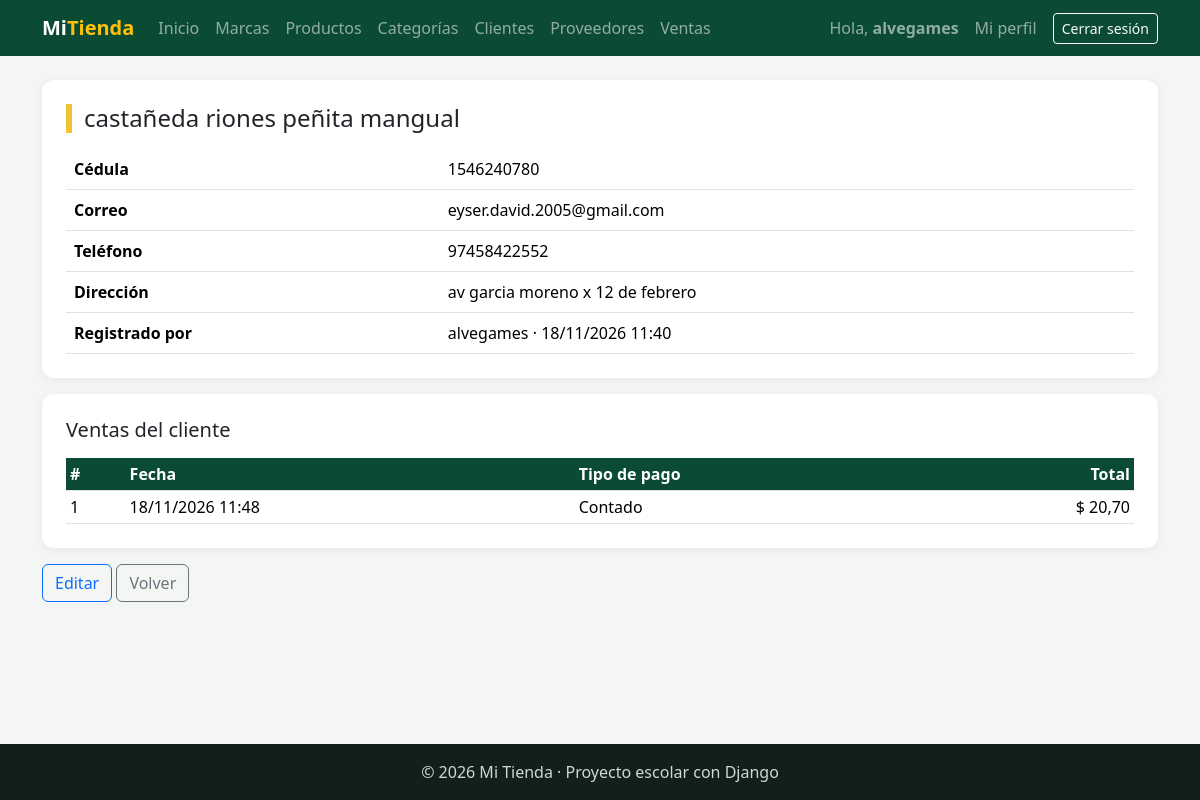
/facturacion/clientes/1/ (signed in), run on the app's committed database.
### facturacion/models.py (models this page shows, shortened)
class ModeloBase(models.Model):
    user = models.ForeignKey(                    # 1:N con User: un usuario registra muchos registros
        User,
        on_delete=models.SET_NULL,               # Si borran al usuario, el registro se queda con user vacío
        null=True,                               # SET_NULL necesita que la columna acepte NULL
        blank=True,
        editable=False,                          # No aparece en formularios: lo llena la VISTA, no la persona
        related_name="%(class)s_registrados",    # %(class)s = nombre del modelo → user.producto_registrados
        verbose_name="Registrado por",
    )
    fecha_creacion = models.DateTimeField("Fecha de creación", auto_now_add=True)   # Se llena sola al CREAR
    fecha_modificacion = models.DateTimeField("Última modificación", auto_now=True) # Se actualiza sola en CADA save()
    class Meta:
        abstract = True                          # ← LA CLAVE: modelo "molde", sin tabla propia

class Cliente(ModeloBase):
    cedula = models.CharField("Cédula", max_length=10, unique=True)
    nombres = models.CharField(max_length=80)
    apellidos = models.CharField(max_length=80)
    email = models.EmailField("Correo", blank=True)
    telefono = models.CharField("Teléfono", max_length=15, blank=True)
    direccion = models.CharField("Dirección", max_length=200, blank=True)
    class Meta:
        verbose_name = "Cliente"
        verbose_name_plural = "Clientes"
        ordering = ["apellidos", "nombres"]
    def __str__(self):
        return f"{self.apellidos} {self.nombres}"

class Venta(ModeloBase):
    cliente = models.ForeignKey(Cliente, on_delete=models.PROTECT, related_name="ventas")   # 1:N
    fecha_hora = models.DateTimeField("Fecha y hora", default=timezone.now)   # default: la hora actual, editable
    subtotal = models.DecimalField(max_digits=12, decimal_places=2, default=0, editable=False)
    iva = models.DecimalField("IVA", max_digits=12, decimal_places=2, default=0, editable=False)
    total = models.DecimalField(max_digits=12, decimal_places=2, default=0, editable=False)
    tipo_pago = models.CharField(
        "Tipo de pago",
        max_length=15,
        choices=TipoPago.choices,                # Solo acepta contado, credito, transferencia o tarjeta
        default=TipoPago.CONTADO,
    )
    class Meta:
        verbose_name = "Venta"
        verbose_name_plural = "Ventas"
        ordering = ["-fecha_hora"]               # La más reciente primero

### facturacion/views.py (the view)
# urls.py: path("clientes/<int:pk>/", views.ClienteDetailView.as_view(), name="cliente_detalle"),
class ClienteDetailView(LoginRequiredMixin, DetailView):  # VER UNO: sus datos + sus ventas
    model = Cliente
    template_name = "facturacion/cliente_detalle.html"
    context_object_name = "cliente"                        # en el HTML: cliente.ventas.all (related_name="ventas")

### facturacion/templates/facturacion/cliente_detalle.html (shortened to what this page needs)
{% extends "base.html" %}
{% block contenido %}
<div class="tarjeta mb-3">
    <h1 class="h4 titulo-pagina mb-3">{{ cliente.apellidos }} {{ cliente.nombres }}</h1>
    <table class="table m-0">
        <tr><th style="width:35%">Cédula</th><td>{{ cliente.cedula }}</td></tr>
        <tr><th>Correo</th><td>{{ cliente.email|default:"—" }}</td></tr>
        <tr><th>Teléfono</th><td>{{ cliente.telefono|default:"—" }}</td></tr>
        <tr><th>Dirección</th><td>{{ cliente.direccion|default:"—" }}</td></tr>
        <tr><th>Registrado por</th><td>{{ cliente.user|default:"—" }} · {{ cliente.fecha_creacion|date:"d/m/Y H:i" }}</td></tr>
    </table>
</div>
<div class="tarjeta">
    <h2 class="h5 mb-3">Ventas del cliente</h2>
    <table class="table table-sm m-0">
        <thead><tr><th>#</th><th>Fecha</th><th>Tipo de pago</th><th class="text-end">Total</th></tr></thead>
        <tbody>
            {% for venta in cliente.ventas.all %}
            <tr>
                <td>{{ venta.pk }}</td>
                <td>{{ venta.fecha_hora|date:"d/m/Y H:i" }}</td>
                <td>{{ venta.get_tipo_pago_display }}</td>
                <td class="text-end">$ {{ venta.total }}</td>
            </tr>
            {% empty %}
            <tr><td colspan="4" class="text-center text-muted py-3">Este cliente aún no tiene ventas.</td></tr>
            {% endfor %}
        </tbody>
    </table>
</div>
<div class="mt-3">
    <a href="{% url 'facturacion:cliente_editar' cliente.pk %}" class="btn btn-outline-primary">Editar</a>
    <a href="{% url 'facturacion:cliente_lista' %}" class="btn btn-outline-secondary">Volver</a>
</div>
{% endblock %}

### templates/base.html (shortened to what this page needs)
{% load static %}
<!DOCTYPE html>
<html lang="es">
<head>
    <link href="https://cdn.jsdelivr.net/npm/bootstrap@5.3.3/dist/css/bootstrap.min.css" rel="stylesheet">
    <link rel="stylesheet" href="{% static 'css/estilos.css' %}">
</head>
<body>
    <nav class="navbar navbar-expand-lg navbar-dark barra">
        <div class="container">
            <a class="navbar-brand fw-bold" href="{% url 'home' %}">Mi<span class="text-warning">Tienda</span></a>
            <div class="collapse navbar-collapse" id="menu">
                <ul class="navbar-nav me-auto">
                    <li class="nav-item"><a class="nav-link" href="{% url 'home' %}">Inicio</a></li>
                    {% if user.is_authenticated %}
                        <li class="nav-item"><a class="nav-link" href="{% url 'facturacion:marca_lista' %}">Marcas</a></li>
                        <li class="nav-item"><a class="nav-link" href="{% url 'facturacion:producto_lista' %}">Productos</a></li>
                        <li class="nav-item"><a class="nav-link" href="{% url 'facturacion:categoria_lista' %}">Categorías</a></li>
                        <li class="nav-item"><a class="nav-link" href="{% url 'facturacion:cliente_lista' %}">Clientes</a></li>
                        <li class="nav-item"><a class="nav-link" href="{% url 'facturacion:proveedor_lista' %}">Proveedores</a></li>
                        <li class="nav-item"><a class="nav-link" href="{% url 'facturacion:venta_lista' %}">Ventas</a></li>
                    {% endif %}
                </ul>
                <ul class="navbar-nav align-items-lg-center gap-2">
                    {% if user.is_authenticated %}
                        <li class="nav-item navbar-text">Hola, <b>{{ user.username }}</b></li>
                        <li class="nav-item"><a class="nav-link" href="{% url 'facturacion:mi_perfil' %}">Mi perfil</a></li>
                        <li class="nav-item">
                            <form method="post" action="{% url 'logout' %}" class="m-0">
                                <button type="submit" class="btn btn-sm btn-outline-light">Cerrar sesión</button>
                            </form>
                        </li>
                    {% else %}
                        <li class="nav-item"><a class="nav-link" href="{% url 'login' %}">Ingresar</a></li>
                        <li class="nav-item"><a class="btn btn-sm btn-warning" href="{% url 'registro' %}">Crear cuenta</a></li>
                    {% endif %}
                </ul>
            </div>
        </div>
    </nav>
    <main class="container py-4">
        {% block contenido %}{% endblock %}
    </main>
    <footer class="pie text-center py-3">© 2026 Mi Tienda · Proyecto escolar con Django</footer>
</body>
</html>

### static/css/estilos.css (style rules this page uses)
:root { --verde: #0c4b33; --verde-claro: #2f9e6e; --amarillo: #f2c230; }
body { background-color: #f3f6f2; min-height: 100vh; display: flex; flex-direction: column; }
main { flex: 1; }
.barra { background-color: var(--verde); }
.titulo-pagina { border-left: 6px solid var(--amarillo); padding-left: 12px; }
.tarjeta { background: white; border-radius: 12px; padding: 24px; box-shadow: 0 2px 10px rgba(0,0,0,.06); }
.table thead th { background-color: var(--verde); color: white; }
.pie { background-color: #13201a; color: #cfd8d3; }

### data on the page
Cliente: apellidos "castañeda riones", nombres "peñita mangual", cedula "1546240780", email "eyser.david.2005@gmail.com", telefono "97458422552", direccion "av garcia moreno x 12 de febrero", user "alvegames", fecha_creacion "18/11/2026 11:40"
Venta: pk "1", fecha_hora "18/11/2026 11:48", tipo_pago "Contado", total "20,70"

### other printed values
{{ user.username }} "alvegames"
